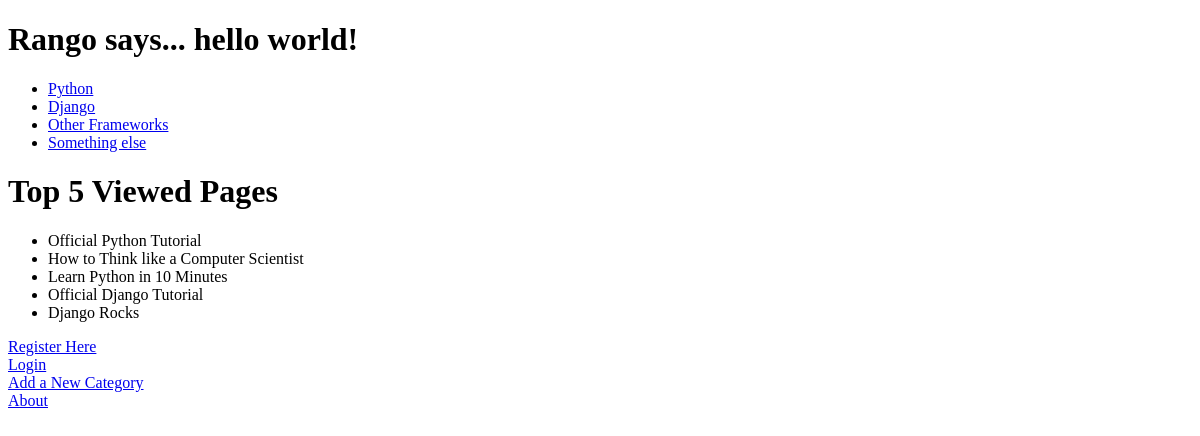
/rango/, run on an earlier commit of the app's database.
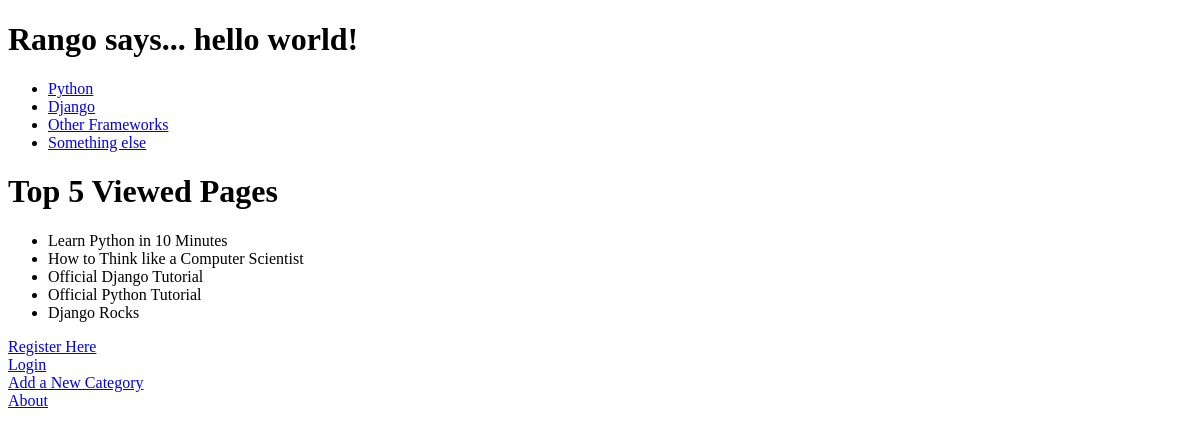
And on a later commit of the database.
### rango/models.py (models this page shows, shortened)
class Category(models.Model):
    name = models.CharField(max_length=128, unique=True)
    views = models.IntegerField(default=0)
    likes = models.IntegerField(default=0)
    slug = models.SlugField()

class Page(models.Model):
    category = models.ForeignKey(Category)
    title = models.CharField(max_length=128)
    url = models.URLField()
    views = models.IntegerField(default=0)

### rango/views.py (the view)
def index(request):
    category_list = Category.objects.order_by('-likes')[:5]
    page_views = Page.objects.order_by('-views')[:5]
    context_dict = {'categories': category_list, 'views': page_views}
    return render(request, 'rango/index.html', context_dict)

### rango/templates/rango/index.html (shortened to what this page needs)
<!DOCTYPE html>
<html>
    <head>
    </head>
    <body>
        {% if user.is_authenticated %}
        <h1>Rango says... hello {{ user.username }}!</h1>
        {% else %}
        <h1>Rango says... hello world!</h1>
        {% endif %}
        {% if categories %}
            <ul>
                {% for category in categories %}
                <li><a href="/rango/category/{{ category.slug }}">{{ category.name }}</a></li>
                {% endfor %}
            </ul>
        {% else %}
            <strong>There are no categories present.</strong>
        {% endif %}
        {% if views %}
        <h1>Top 5 Viewed Pages</h1>
        <ul>
            {% for Page in views %}
            <li>{{ Page.title }}</a></li>
            {% endfor %}
        </ul>
        {% else %}
      <strong>There are no pages with views present.</strong>
    {% endif %}
        {% if user.is_authenticated %}
        <a href="{% url 'restricted' %}">Restricted Page</a><br />
        <a href="{% url 'logout' %}">Logout</a><br />
        {% else %}
        <a href="{% url 'register' %}">Register Here</a><br />
        <a href="{% url 'login' %}">Login</a><br />
        {% endif %}
        <a href="{% url 'add_category' %}">Add a New Category</a><br />
        <a href="{% url 'about' %}">About</a>
    </body>
</html>

What changed in the data, as far as the page shows it:
changed Page "Learn Python in 10 Minutes": moves up the list
changed Page "How to Think like a Computer Scientist": moves down the list
changed Page "Official Django Tutorial": moves up the list
